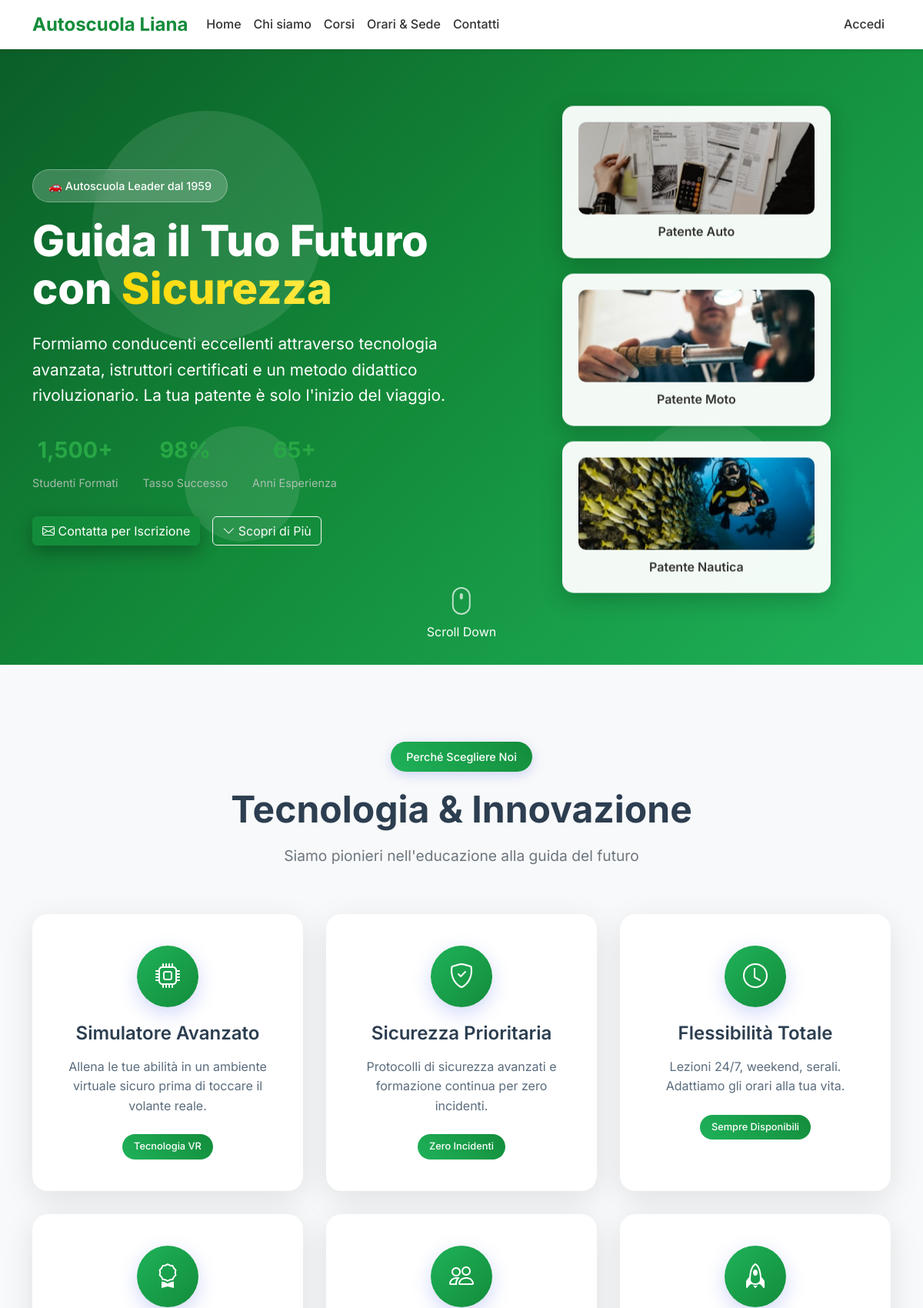
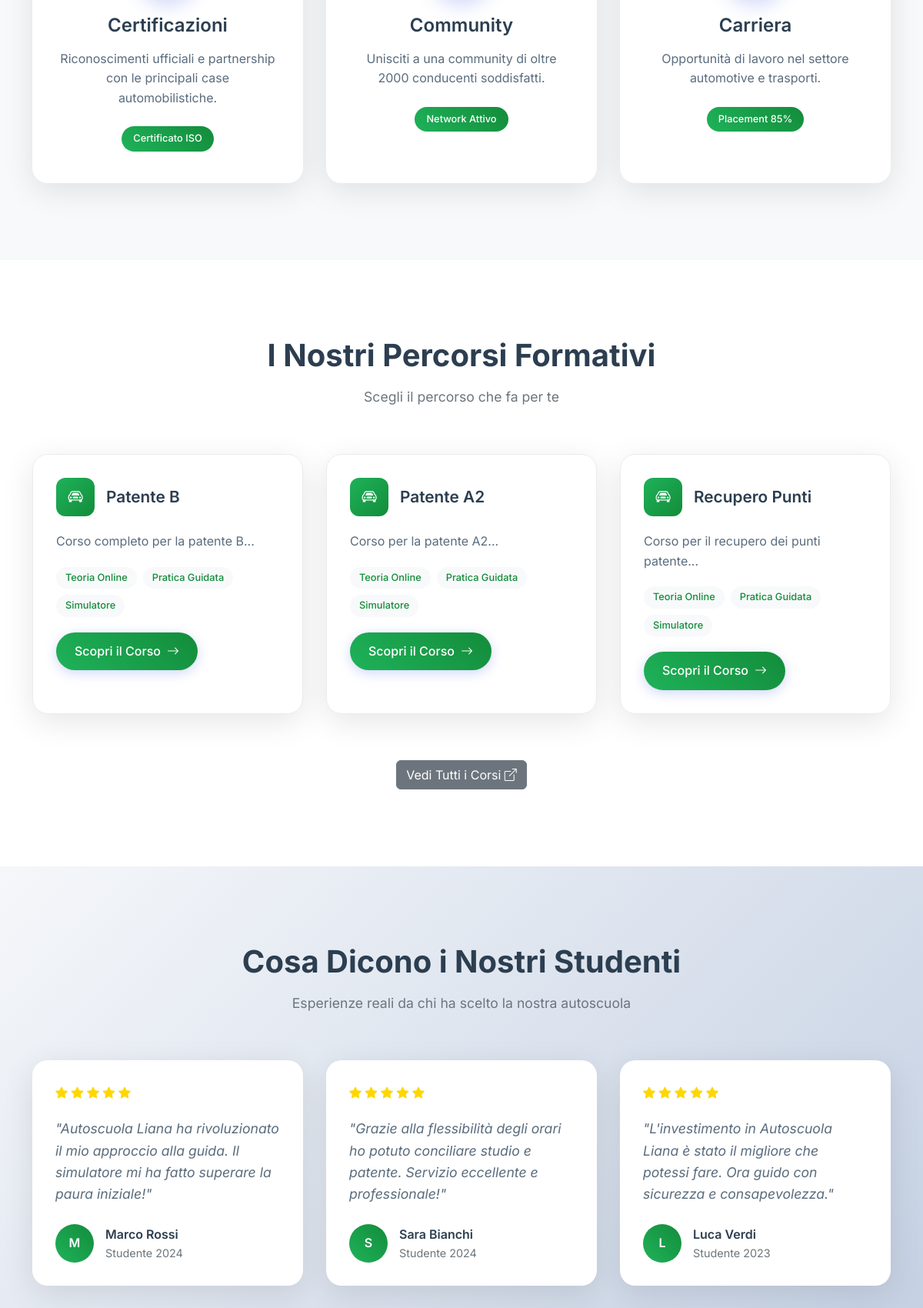
The page / (upper part) on the database its author committed (2 pictures, top to bottom).
### tables this page shows
CREATE TABLE courses (
    id INT AUTO_INCREMENT PRIMARY KEY,
    name VARCHAR(100) NOT NULL,
    description TEXT,
    category VARCHAR(50),  
    created_at TIMESTAMP DEFAULT CURRENT_TIMESTAMP
);

### includes/auth.php (called while the page is built, shortened)
<?php
function isLoggedIn() {
    return isset($_SESSION['user_id']);
}
?>

### public/index.php (the view, shortened to what this page needs)
<?php
require_once '../includes/auth.php';
require_once '../includes/db.php';
$stmt = $db->query("SELECT COUNT(*) as count FROM users WHERE role = 'student'");
$total_students = $stmt->fetch()['count'];
require_once '../includes/header.php';
?>
<section class="hero-section">
    <div class="hero-background">
        <div class="hero-gradient"></div>
        <div class="hero-shapes">
            <div class="shape shape-1"></div>
            <div class="shape shape-3"></div>
        </div>
    </div>
    <div class="container">
        <div class="hero-content">
            <div class="hero-badge">
                <span class="badge-text">🚗 Autoscuola Leader dal 1959</span>
            </div>
            <h1 class="hero-title">
                Guida il Tuo Futuro con
                <span class="highlight">Sicurezza</span>
            </h1>
            <p class="hero-subtitle">
                Formiamo conducenti eccellenti attraverso tecnologia avanzata,
                istruttori certificati e un metodo didattico rivoluzionario.
                La tua patente è solo l'inizio del viaggio.
            </p>
            <div class="hero-stats">
                <div class="stat-item">
                    <div class="stat-number"><?php echo number_format($total_students + 1500); ?>+</div>
                    <div class="stat-label">Studenti Formati</div>
                </div>
                <div class="stat-item">
                    <div class="stat-number">98%</div>
                    <div class="stat-label">Tasso Successo</div>
                </div>
                <div class="stat-item">
                    <div class="stat-number">65+</div>
                    <div class="stat-label">Anni Esperienza</div>
                </div>
            </div>
            <div class="hero-cta">
                <a href="contatti.php" class="btn btn-primary btn-3d">
                    <i class="bi bi-envelope"></i>
                    Contatta per Iscrizione
                </a>
                <a href="#features" class="btn btn-outline-light btn-scroll">
                    <i class="bi bi-chevron-down"></i>
                    Scopri di Più
                </a>
            </div>
        </div>
        <div class="hero-visual">
            <div class="floating-card card-1">
                <img src="assets/img/auto-license.jpg" alt="Patente Auto" style="width: 100%; height: 120px; object-fit: cover; border-radius: 10px; margin-bottom: 10px;">
                <span>Patente Auto</span>
            </div>
            <div class="floating-card card-2">
                <img src="assets/img/moto-license.jpg" alt="Patente Moto" style="width: 100%; height: 120px; object-fit: cover; border-radius: 10px; margin-bottom: 10px;">
                <span>Patente Moto</span>
            </div>
            <div class="floating-card card-3">
                <img src="assets/img/boat-license.jpg" alt="Patente Nautica" style="width: 100%; height: 120px; object-fit: cover; border-radius: 10px; margin-bottom: 10px;">
                <span>Patente Nautica</span>
            </div>
        </div>
    </div>
    <div class="scroll-indicator">
        <div class="scroll-mouse">
            <div class="scroll-wheel"></div>
        </div>
        <span>Scroll Down</span>
    </div>
</section>
<section id="features" class="features-section">
    <div class="container">
        <div class="section-header">
            <div class="section-badge">Perché Scegliere Noi</div>
            <h2>Tecnologia & Innovazione</h2>
            <p>Siamo pionieri nell'educazione alla guida del futuro</p>
        </div>
        <div class="features-grid">
            <div class="feature-card premium">
                <div class="feature-icon">
                    <i class="bi bi-cpu"></i>
                </div>
                <h3>Simulatore Avanzato</h3>
                <p>Allena le tue abilità in un ambiente virtuale sicuro prima di toccare il volante reale.</p>
                <div class="feature-highlight">Tecnologia VR</div>
            </div>
            <div class="feature-card premium">
                <div class="feature-icon">
                    <i class="bi bi-shield-check"></i>
                </div>
                <h3>Sicurezza Prioritaria</h3>
                <p>Protocolli di sicurezza avanzati e formazione continua per zero incidenti.</p>
                <div class="feature-highlight">Zero Incidenti</div>
            </div>
            <div class="feature-card premium">
                <div class="feature-icon">
                    <i class="bi bi-clock"></i>
                </div>
                <h3>Flessibilità Totale</h3>
                <p>Lezioni 24/7, weekend, serali. Adattiamo gli orari alla tua vita.</p>
                <div class="feature-highlight">Sempre Disponibili</div>
            </div>
            <div class="feature-card premium">
                <div class="feature-icon">
                    <i class="bi bi-award"></i>
                </div>
                <h3>Certificazioni</h3>
                <p>Riconoscimenti ufficiali e partnership con le principali case automobilistiche.</p>
                <div class="feature-highlight">Certificato ISO</div>
            </div>
            <div class="feature-card premium">
                <div class="feature-icon">
                    <i class="bi bi-people"></i>
                </div>
                <h3>Community</h3>
                <p>Unisciti a una community di oltre 2000 conducenti soddisfatti.</p>
                <div class="feature-highlight">Network Attivo</div>
            </div>
            <div class="feature-card premium">
                <div class="feature-icon">
                    <i class="bi bi-rocket"></i>
                </div>
                <h3>Carriera</h3>
                <p>Opportunità di lavoro nel settore automotive e trasporti.</p>
                <div class="feature-highlight">Placement 85%</div>
            </div>
        </div>
    </div>
</section>
<section class="courses-showcase">
    <div class="container">
        <div class="courses-header">
            <h2>I Nostri Percorsi Formativi</h2>
            <p>Scegli il percorso che fa per te</p>
        </div>
        <div class="courses-container">
            <?php
            $stmt = $db->query("SELECT * FROM courses ORDER BY id LIMIT 3");
            $courses = $stmt->fetchAll();
            foreach ($courses as $index => $course):
            ?>
            <div class="course-card-modern" style="animation-delay: <?php echo $index * 0.2; ?>s">
                <div class="course-header">
                    <div class="course-icon">
                        <i class="bi bi-car-front"></i>
                    </div>
                    <h3><?php echo htmlspecialchars($course['name']); ?></h3>
                </div>
                <div class="course-description">
                    <?php echo htmlspecialchars(substr($course['description'] ?? '', 0, 100)) . '...'; ?>
                </div>
                <div class="course-features">
                    <span class="feature-tag">Teoria Online</span>
                    <span class="feature-tag">Pratica Guidata</span>
                    <span class="feature-tag">Simulatore</span>
                </div>
                <a href="corsi.php" class="course-btn">
                    Scopri il Corso
                    <i class="bi bi-arrow-right"></i>
                </a>
            </div>
            <?php endforeach; ?>
        </div>
        <div class="courses-cta">
            <a href="corsi.php" class="btn btn-secondary">
                Vedi Tutti i Corsi
                <i class="bi bi-box-arrow-up-right"></i>
            </a>
        </div>
    </div>
</section>
<section class="testimonials-section">
    <div class="container">
        <div class="testimonials-header">
            <h2>Cosa Dicono i Nostri Studenti</h2>
            <p>Esperienze reali da chi ha scelto la nostra autoscuola</p>
        </div>
        <div class="testimonials-grid">
            <div class="testimonial-card">
                <div class="testimonial-rating">
                    <i class="bi bi-star-fill"></i>
                    <i class="bi bi-star-fill"></i>
                    <i class="bi bi-star-fill"></i>
                    <i class="bi bi-star-fill"></i>
                    <i class="bi bi-star-fill"></i>
                </div>
                <p class="testimonial-text">
                    "Autoscuola Liana ha rivoluzionato il mio approccio alla guida.
                    Il simulatore mi ha fatto superare la paura iniziale!"
                </p>
                <div class="testimonial-author">
                    <div class="author-avatar">M</div>
                    <div class="author-info">
                        <div class="author-name">Marco Rossi</div>
                        <div class="author-title">Studente 2024</div>
                    </div>
                </div>
            </div>
            <div class="testimonial-card">
                <div class="testimonial-rating">
                    <i class="bi bi-star-fill"></i>
                    <i class="bi bi-star-fill"></i>
                    <i class="bi bi-star-fill"></i>
                    <i class="bi bi-star-fill"></i>
                    <i class="bi bi-star-fill"></i>
                </div>
                <p class="testimonial-text">
                    "Grazie alla flessibilità degli orari ho potuto conciliare studio e patente.
                    Servizio eccellente e professionale!"
                </p>
                <div class="testimonial-author">
                    <div class="author-avatar">S</div>
                    <div class="author-info">
                        <div class="author-name">Sara Bianchi</div>
                        <div class="author-title">Studente 2024</div>
                    </div>
                </div>
            </div>
            <div class="testimonial-card">
                <div class="testimonial-rating">
                    <i class="bi bi-star-fill"></i>
                    <i class="bi bi-star-fill"></i>
                    <i class="bi bi-star-fill"></i>
                    <i class="bi bi-star-fill"></i>
                    <i class="bi bi-star-fill"></i>
                </div>
                <p class="testimonial-text">
                    "L'investimento in Autoscuola Liana è stato il migliore che potessi fare.
                    Ora guido con sicurezza e consapevolezza."
                </p>
                <div class="testimonial-author">
                    <div class="author-avatar">L</div>
                    <div class="author-info">
                        <div class="author-name">Luca Verdi</div>
                        <div class="author-title">Studente 2023</div>
                    </div>
                </div>
            </div>
        </div>
    </div>
</section>
<?php require_once '../includes/footer.php'; ?>

### includes/header.php (shortened to what this page needs)
<!DOCTYPE html>
<html lang="it">
<head>
    <link href="<?php echo SITE_URL; ?>/assets/bootstrap/bootstrap.min.css" rel="stylesheet">
    <link href="<?php echo SITE_URL; ?>/assets/bootstrap-icons.css" rel="stylesheet">
    <link href="<?php echo SITE_URL; ?>/assets/css/custom.css" rel="stylesheet">
</head>
<body>
    <nav class="navbar navbar-expand-lg sticky-top">
        <div class="container">
            <a class="navbar-brand" href="<?php echo SITE_URL; ?>/index.php"><?php echo SITE_NAME; ?></a>
            <div class="collapse navbar-collapse" id="navbarNav">
                <ul class="navbar-nav me-auto">
                    <li class="nav-item">
                        <a class="nav-link" href="<?php echo SITE_URL; ?>/index.php">Home</a>
                    </li>
                    <li class="nav-item">
                        <a class="nav-link" href="<?php echo SITE_URL; ?>/chi-siamo.php">Chi siamo</a>
                    </li>
                    <li class="nav-item">
                        <a class="nav-link" href="<?php echo SITE_URL; ?>/corsi.php">Corsi</a>
                    </li>
                    <li class="nav-item">
                        <a class="nav-link" href="<?php echo SITE_URL; ?>/orari-sede.php">Orari & Sede</a>
                    </li>
                    <li class="nav-item">
                        <a class="nav-link" href="<?php echo SITE_URL; ?>/contatti.php">Contatti</a>
                    </li>
                </ul>
                <ul class="navbar-nav">
                    <?php if (isLoggedIn()): ?>
                        <?php if (isStudent()): ?>
                            <li class="nav-item">
                                <a class="nav-link" href="<?php echo SITE_URL; ?>/student/dashboard.php">Dashboard</a>
                            </li>
                        <?php elseif (isAdmin()): ?>
                            <li class="nav-item">
                                <a class="nav-link" href="<?php echo SITE_URL; ?>/admin/dashboard.php">Admin</a>
                            </li>
                        <?php endif; ?>
                        <li class="nav-item">
                            <a class="nav-link" href="<?php echo SITE_URL; ?>/logout.php">Logout</a>
                        </li>
                    <?php else: ?>
                        <li class="nav-item">
                            <a class="nav-link" href="<?php echo SITE_URL; ?>/login.php">Accedi</a>
                        </li>
                    <?php endif; ?>
                </ul>
            </div>
        </div>
    </nav>
    <main>

### includes/footer.php (shortened to what this page needs)
    </main>
</body>
</html>

### public/assets/css/custom.css (style rules this page uses)
:root { --green-primary: #138C3A; --green-light: #1FB25A; --green-dark: #0B5E28; --black-main: #0B0B0B; --gray-dark: #1F1F1F; --gray-medium: #3A3A3A; --gray-light: #E5E7EB; --text-primary: #FFFFFF; --text-secondary: #B5B5B5; --success: #1FB25A; --warning: #F4C430; --danger: #D62828; --info: #2EA8E5; }
body { font-family: 'Inter', 'Segoe UI', system-ui, -apple-system, sans-serif; line-height: 1.6; color: var(--text-primary); background-color: var(--black-main); }
.navbar { background: white; box-shadow: 0 2px 4px rgba(0,0,0,0.1); }
.navbar-brand { font-weight: 700; font-size: 1.5rem; color: var(--green-primary) !important; }
.navbar-nav .nav-link { font-weight: 500; color: #333333 !important; transition: all 0.3s ease; position: relative; padding: 0.5rem 1rem; }
.navbar-nav .nav-link::after { content: ''; position: absolute; bottom: 0; left: 50%; width: 0; height: 2px; background: var(--green-primary); transition: all 0.3s ease; transform: translateX(-50%); }
.btn-primary { background-color: var(--green-primary); border-color: var(--green-primary); }

### includes/footer.php (style rules this page uses)
.stat-item { text-align: center; }
.stat-number { display: block; font-size: 1.8rem; font-weight: 700; color: #28a745; }
.stat-label { display: block; font-size: 0.9rem; color: #cccccc; margin-top: 0.5rem; }

### rows shown on the page
courses: name "Patente B", description "Corso completo per la patente B"
courses: name "Patente A2", description "Corso per la patente A2"
courses: name "Recupero Punti", description "Corso per il recupero dei punti patente"

### other values the page prints
SITE_NAME "Autoscuola Liana"
$total_students + 1500 "1,500"
